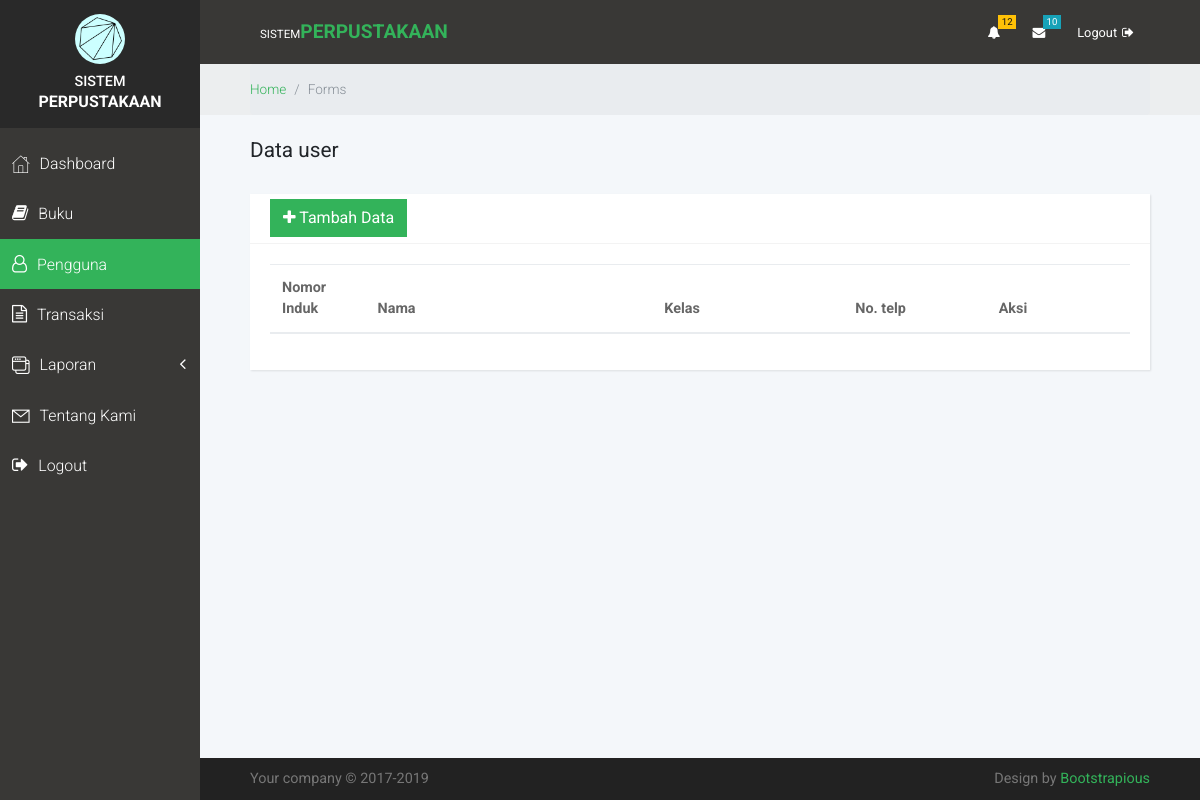
The page /user/ on the database as committed earlier.
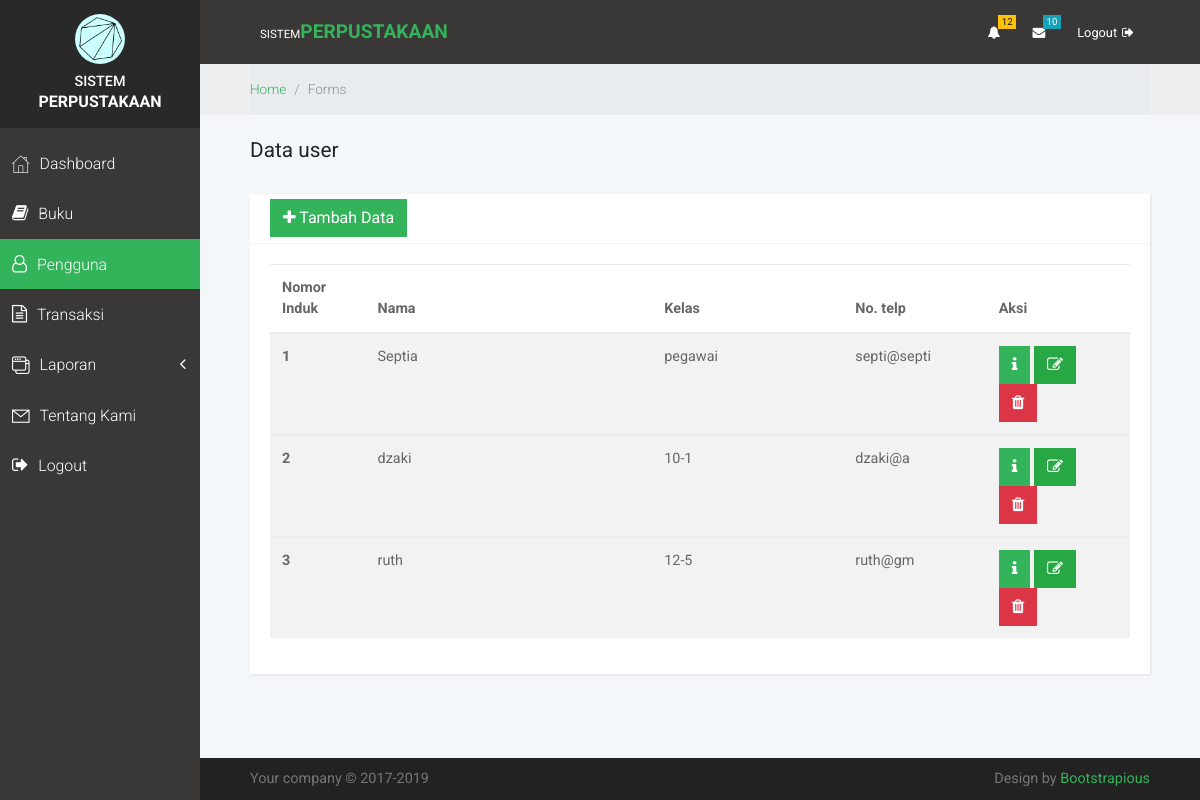
The same page on the database as committed later.
### user/models.py (models this page shows, shortened)
class User(models.Model):
	nis = models.IntegerField(null=False)
	nama = models.CharField(max_length=40)
	level = models.ForeignKey(Level, on_delete=models.CASCADE, null=False)
	password = models.CharField(max_length=20)
	kelas = models.ForeignKey(KodeKelas, on_delete=models.CASCADE, null=False)
	email = models.CharField(max_length=50)
	no_telp = models.CharField(max_length=20)

class KodeKelas(models.Model):
	nama = models.CharField(max_length=20)
	def __str__(self):
		return self.nama

### user/views.py (the view)
# urls.py: path('', base.index, name='index' ),
def index(request):
	var ={
		'user' : User.objects.all(),
		'judul' : "Data user",
	}
	return render(request, 'tampilUser.html', var)

### user/models.py (called while the page is built)
	def __str__(self):
		return self.nama

### user/templates/tampilUser.html (shortened to what this page needs)
{% extends 'base.html' %}
{% block content %}
<br>
	<h1 class="h2 display">{{judul}}</h1>
<br>
<div class="row">
    <div class="col-lg-12">
      <div class="card">
        <div class="card-header d-flex align-items-center">
          <h2 class="h4 display display"><a href="{%url 'tambahUser'%}" class="btn btn-primary"><i class="fa fa-plus"></i> Tambah Data</a></h2>
        </div>
        <div class="card-body">
          <table class="table table-striped table-hover">
            <thead>
              <tr>
                <th width="10%">Nomor Induk</th>
                <th width="30%">Nama</th>
                <th width="20%">Kelas</th>
                <th width="15%">No. telp</th>
                <th width="15%">Aksi</th>
              </tr>
            </thead>
            {% for row in user %}
            <tbody>
              <tr>
                <th scope="row">{{row.nis}}</th>
                <td>{{row.nama}}</td>
                <td>{{row.kelas}}</td>
                <td>{{row.email}}</td>
                <td>
                  <button type="button" data-toggle="modal" data-target="#detail-{{row.id}}" class="btn btn-primary"><i class="fa fa-info"></i></button>
                  <a href="{%url 'editUser' row.id %}" class="btn btn-success"><i class="fa fa-edit"></i></a>
                  <button type="button" data-toggle="modal" data-target="#hapus-{{row.id}}" class="btn btn-danger"><i class="fa fa-trash"></i></button>
                </td>
              </tr>
            </tbody>
            {%endfor%}
          </table>
        </div>
      </div>
    </div>
 </div>
{%endblock%}

### templates/base.html (shortened to what this page needs)
{%load static%}
<!DOCTYPE html>
<html>
  <head>
    <link rel="stylesheet" href="{% static 'vendor/bootstrap/css/bootstrap.min.css' %}">
    <link rel="stylesheet" href="{% static 'vendor/font-awesome/css/font-awesome.min.css' %}">
    <link rel="stylesheet" href="{% static 'css/fontastic.css' %}">
    <link rel="stylesheet" href="{% static 'css/grasp_mobile_progress_circle-1.0.0.min.css' %}">
    <link rel="stylesheet" href="{% static 'vendor/malihu-custom-scrollbar-plugin/jquery.mCustomScrollbar.css' %}">
    <link rel="stylesheet" href="{% static 'css/style.default.css' %}" id="theme-stylesheet">
    <link rel="stylesheet" href="{% static 'css/custom.css' %}">
  </head>
<body>
	{% include 'sidebar.html'%}
	<div class="page home-page">
		{% include 'header.html'%}
        {% include 'locview.html'%}
        <div class="container-fluid">
    		{% block content%}
    		{% endblock %}
        </div>
		{%include 'footer.html'%}
	</div>
</body>
</html>

### templates/sidebar.html (shortened to what this page needs)
{%load static%}
<nav class="side-navbar">
  <div class="side-navbar-wrapper">
    <div class="sidenav-header d-flex align-items-center justify-content-center">
      <div class="sidenav-header-inner text-center"><img src="{%static 'img/logo.png'%}" alt="logo utama" class="img-fluid rounded-circle">
        <h2 class="h5 text-uppercase">Sistem</h2><strong class="text-uppercase">Perpustakaan</strong>
      </div>
    </div>
    <div class="main-menu">
      <ul id="side-main-menu" class="side-menu list-unstyled">
        <li {% if request.path == "/" %} class="active" {%endif%}><a href="{%url 'index'%}"> <i class="icon-home"></i><span>Dashboard</span></a></li>
        <li {% if request.path == "/buku/"%} class="active" {%endif%} > <a href="{%url 'tampilBuku'%}"><i class="fa fa-book"></i><span>Buku</span></a></li>
        <li {% if request.path == "/user/"%} class="active" {%endif%} > <a href="{%url 'tampilUser'%}"><i class="fa fa-user-o"></i><span>Pengguna</span></a></li>
        <li {% if request.path == "/transaksi/"%} class="active" {%endif%} > <a href="{%url 'tampilTrans'%}"> <i class="fa fa-file-text-o"> </i><span>Transaksi</span></a></li>
        <li> <a href="#pages-nav-list" data-toggle="collapse" aria-expanded="false"><i class="icon-interface-windows"></i><span>Laporan</span><div class="arrow pull-right"><i class="fa fa-angle-down"></i></div></a>
            </li>
        <li> <a href="#"> <i class="icon-mail"></i><span>Tentang Kami</span></a></li>
        <li> <a href="#"> <i class="fa fa-sign-out"></i><span>Logout</span></a></li>
      </ul>
    </div>
  </div>
</nav>

### templates/header.html (shortened to what this page needs)
{%load static%}
<header class="header">
  <nav class="navbar">
    <div class="container-fluid">
      <a href="#" class="navbar-brand">
            <div class="brand-text d-none d-md-inline-block"><span>Sistem </span><strong class="text-primary">Perpustakaan</strong></div></a>
        <ul class="nav-menu list-unstyled d-flex flex-md-row align-items-md-center">
          <li class="nav-item dropdown"> <a id="notifications" rel="nofollow" data-target="#" href="#" data-toggle="dropdown" aria-haspopup="true" aria-expanded="false" class="nav-link"><i class="fa fa-bell"></i><span class="badge badge-warning">12</span></a>
          </li>
          <li class="nav-item dropdown"> <a id="messages" rel="nofollow" data-target="#" href="#" data-toggle="dropdown" aria-haspopup="true" aria-expanded="false" class="nav-link"><i class="fa fa-envelope"></i><span class="badge badge-info">10</span></a>
          </li>
          <li class="nav-item"><a href="login.html" class="nav-link logout">Logout<i class="fa fa-sign-out"></i></a></li>
        </ul>
      </div>
  </nav>
</header>

### templates/locview.html
<div class="breadcrumb-holder">
	<div class="container-fluid">
		<ul class="breadcrumb">
			<li class="breadcrumb-item"><a href="{%url 'index'%}">Home</a></li>
			<li class="breadcrumb-item active">Forms</li>
		</ul>
	</div>
</div>

### templates/footer.html
  <footer class="main-footer">
    <div class="container-fluid">
      <div class="row">
        <div class="col-sm-6">
          <p>Your company &copy; 2017-2019</p>
        </div>
        <div class="col-sm-6 text-right">
          <p>Design by <a href="https://bootstrapious.com" class="external">Bootstrapious</a></p>
        </div>
      </div>
    </div>
  </footer>

### static/css/style.default.css (style rules this page uses)
a { display: inline-block; text-decoration: none; color: #fff; -webkit-transition: all 0.3s; transition: all 0.3s; }
ul { padding: 0; margin: 0; }
body { overflow-x: hidden; }
i { display: inline-block; }
span { display: inline-block; }
span { font-size: 0.9em; }
p { color: #888; }
i[class*='icon-'] { -webkit-transform: translateY(4px); transform: translateY(4px); }
table { font-size: 0.9em; color: #666; }
.badge { font-weight: 400; border-radius: 0; }
.page { position: absolute; top: 0; right: 0; -webkit-transition: width 0.3s linear; transition: width 0.3s linear; width: calc(100% - 200px); background-color: #F4F7FA; min-height: 100vh; padding-bottom: 50px; }
h2 { color: #555; font-weight: 400; }
.breadcrumb-holder { background: #eceeef; }
.breadcrumb-holder .breadcrumb { padding: 15px 0; font-size: 0.85em; font-weight: 300; color: #999; margin-bottom: 0; }
.card { height: 100%; border: none; background: #fff; -webkit-box-shadow: 1px 1px 2px rgba(0, 0, 0, 0.1); box-shadow: 1px 1px 2px rgba(0, 0, 0, 0.1); border-radius: 0; }
.card-header { height: 50px; background-color: #fff; border-bottom-color: #f3f3f3; border-top: none; }
.card-header h2, .card-header h3 { margin-bottom: 0; }
.display { font-weight: 400 !important; }
button { cursor: pointer; }
@media (min-width: 768px) { .container-fluid { padding: 0 50px; } }
nav.navbar { background: #393836; padding: .8rem 0; }
nav.navbar .container-fluid { width: 100%; }
nav.navbar a { font-size: 0.8em; color: #fff; position: relative; }
nav.navbar .badge { position: absolute; top: 0; right: 0; }
nav.navbar a.logout i { margin-left: 5px; }
nav.navbar a.navbar-brand { margin-left: 10px; }
nav.navbar .brand-text { text-transform: uppercase; }
nav.navbar .brand-text strong { font-size: 1.5em; }
nav.side-navbar { position: fixed; top: 0; left: 0; width: 200px; height: 100%; width: 200px; text-align: left; background: #393836; color: #fff; -webkit-transition: all 0.3s linear; transition: all 0.3s linear; z-index: 999; overflow-y: auto; }
nav.side-navbar li { position: relative; }
nav.side-navbar li.active a { background: #33b35a; }
nav.side-navbar .sidenav-header { background: #292929; padding: 14px; margin-bottom: 10px; }
nav.side-navbar .sidenav-header img { width: 50px; height: 50px; }
nav.side-navbar .sidenav-header h2 { margin: 10px 0 0; }
nav.side-navbar a { font-size: 0.95em; font-weight: 300; color: #fff; text-decoration: none; width: 100%; padding: 12px; }
nav.side-navbar span { display: inline-block; }
nav.side-navbar i { font-size: inherit; -webkit-transition: all 0.3s; transition: all 0.3s; margin-right: 10px; }
nav.side-navbar .arrow { display: block; font-size: 1em; -webkit-transform: none; transform: none; }
nav.side-navbar .arrow i { margin: 0; }
nav.side-navbar a[aria-expanded="false"] .arrow { -webkit-transform: none; transform: none; -webkit-transform: rotate(90deg); transform: rotate(90deg); }
@media (min-width: 768px) { nav.side-navbar a { font-size: 1.1em; } }
footer.main-footer { position: absolute; width: 100%; bottom: 0; background: #222; padding: 10px 0; }
footer.main-footer p { font-size: 0.7em; color: #777; margin: 0; }
@media (min-width: 768px) { footer.main-footer p { font-size: 0.9em; } }
.navbar { padding: 0.5rem 1rem; }
.navbar-brand { display: inline-block; padding-top: 0.3125rem; padding-bottom: 0.3125rem; margin-right: 1rem; font-size: 1.25rem; }
.btn { font-weight: normal; border: 1px solid transparent; padding: 0.5rem 0.75rem; font-size: 1rem; line-height: 1.25; border-radius: 0; -webkit-transition: all 0.15s ease-in-out; transition: all 0.15s ease-in-out; }
.btn-primary { color: #fff; background-color: #33b35a; border-color: #33b35a; }
.btn-success { color: #fff; background-color: #28a745; border-color: #28a745; }
.btn-danger { color: #fff; background-color: #dc3545; border-color: #dc3545; }
body { font-family: "Roboto", sans-serif; font-size: 1rem; font-weight: normal; line-height: 1.5; color: #212529; background-color: #fff; }
a { color: #33b35a; text-decoration: none; }
h1, h2, h3, h4, h5, h6, .h1, .h2, .h3, .h4, .h5, .h6 { margin-bottom: 0.5rem; font-family: inherit; font-weight: 500; line-height: 1.1; color: inherit; }
h1, .h1 { font-size: 1.5rem; }
h2, .h2 { font-size: 1.3rem; }
h4, .h4 { font-size: 1.1rem; }
h5, .h5 { font-size: 0.9rem; }
.text-primary { color: #33b35a !important; }

Rows that differ between the two databases and show on the page:
added User: nis "1", nama "Septia", kelas "pegawai", email "septi@septi"
added User: nis "2", nama "dzaki", kelas "10-1", email "dzaki@a"
added User: nis "3", nama "ruth", kelas "12-5", email "ruth@gm"
